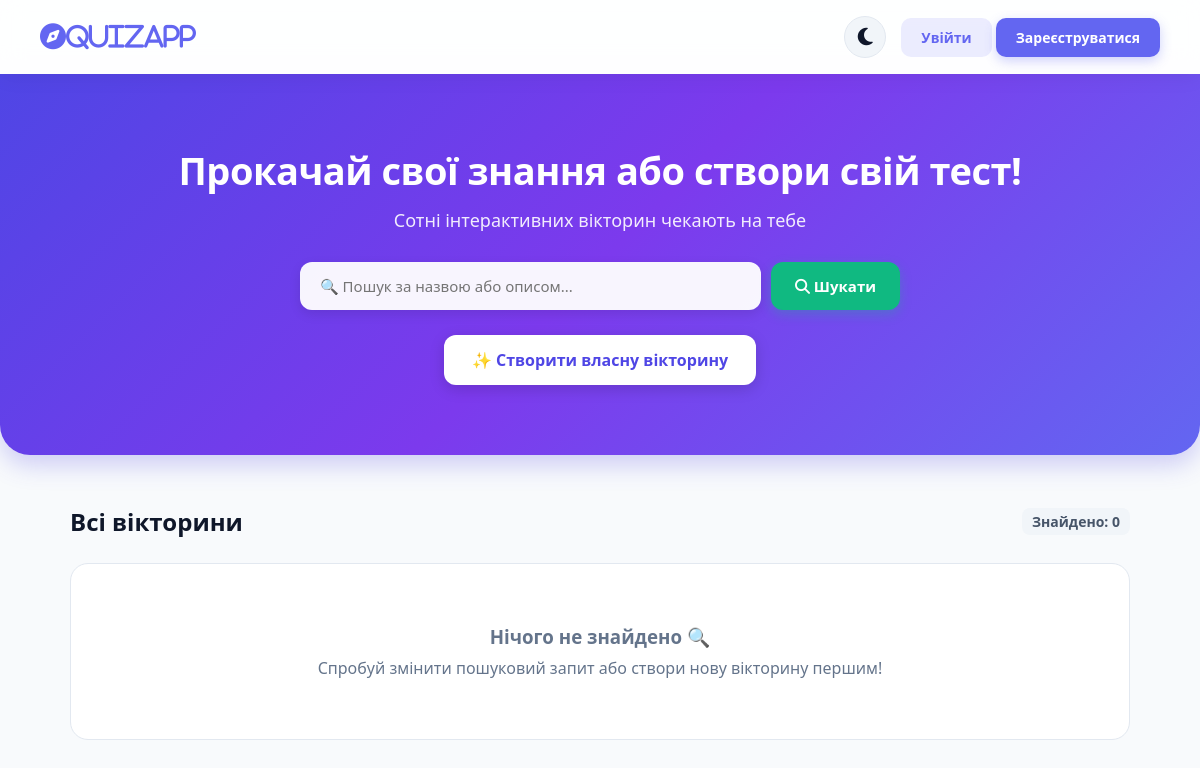
Before: / with the older database file.
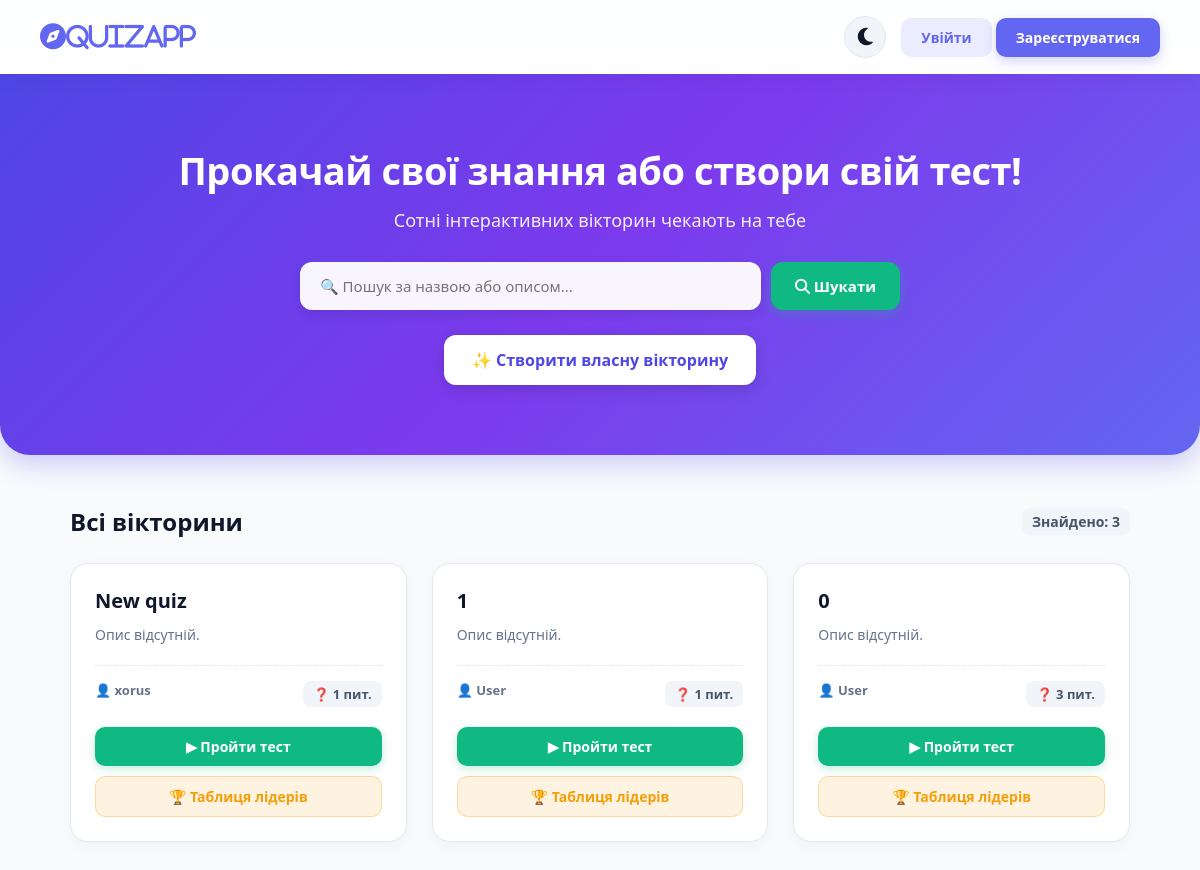
After: the same page with the newer database file.
### quiz/models.py (models this page shows, shortened)
class Quiz(models.Model):
    title = models.CharField(max_length=200, verbose_name="Назва вікторини")
    description = models.TextField(blank=True, verbose_name="Опис")
    author = models.ForeignKey(User, on_delete=models.CASCADE, verbose_name="Автор")
    created_at = models.DateTimeField(auto_now_add=True)

### quiz/views.py (the view)
# urls.py: path('', views.index, name='index'),  # Головна сторінка
def index(request):
    query = request.GET.get('q', '')  # Отримуємо пошуковий запит
    if query:
        quizzes = Quiz.objects.filter(
            Q(title__icontains=query) | Q(description__icontains=query)
        )
    else:
        quizzes = Quiz.objects.all().order_by('-id')
    return render(request, 'quiz/index.html', {
        'quizzes': quizzes,
        'query': query
    })

### quiz/templates/quiz/index.html (shortened to what this page needs)
<!DOCTYPE html>
<html lang="uk">
<head>
    <link rel="stylesheet" href="https://cdnjs.cloudflare.com/ajax/libs/font-awesome/6.5.1/css/all.min.css">
</head>
<body>
    <header>
        <a href="{% url 'index' %}" class="logo"><i class="fa-solid fa-compass">QuizApp</i></a>
        <div class="header-controls">
            <button id="themeToggle" class="theme-toggle-btn" title="Змінити тему"><i class="fa-solid fa-moon"></i></button>
            <div class="auth-buttons">
                {% if user.is_authenticated %}
                    <span style="margin-right: 10px; font-weight: 600;"><i class="fa-solid fa-circle-user"></i> {{ user.username }}</span>
                    <a href="{% url 'logout' %}" class="btn-login">Вийти</a>
                {% else %}
                    <a href="{% url 'login' %}" class="btn-login">Увійти</a>
                    <a href="{% url 'register' %}" class="btn-register">Зареєструватися</a>
                {% endif %}
            </div>
        </div>
    </header>
    <section class="hero-section">
        <h1>Прокачай свої знання або створи свій тест!</h1>
        <p>Сотні інтерактивних вікторин чекають на тебе</p>
        <form method="GET" action="{% url 'index' %}" class="search-container">
            <input type="text" name="q" value="{{ query|default:'' }}" placeholder="🔍 Пошук за назвою або описом...">
            <button type="submit"><i class="fa-solid fa-magnifying-glass"></i> Шукати</button>
        </form>
        <div class="btn-create-wrapper">
            <a href="{% url 'create_quiz' %}" class="btn-create">✨ Створити власну вікторину</a>
        </div>
    </section>
    <section class="quizzes-section">
        <div class="quizzes-header">
            <h2>
                {% if query %}
                    Результати пошуку для "{{ query }}"
                {% else %}
                    Всі вікторини
                {% endif %}
            </h2>
            <span class="badge" style="font-size: 14px;">Знайдено: {{ quizzes.count }}</span>
        </div>
        {% if quizzes %}
            <div class="quiz-grid">
                {% for quiz in quizzes %}
                    <div class="quiz-card">
                        <div>
                            <div class="quiz-title">{{ quiz.title }}</div>
                            <div class="quiz-desc">{{ quiz.description|default:"Опис відсутній." }}</div>
                        </div>
                        <div class="quiz-meta">
                            <span>👤 <b>{{ quiz.author.username }}</b></span>
                            <span class="badge">❓ {{ quiz.questions.count }} пит.</span>
                        </div>
                        <div class="card-actions">
                            <a href="{% url 'take_quiz' quiz.id %}" class="btn-action btn-take">▶ Пройти тест</a>
                            <a href="{% url 'leaderboard' quiz.id %}" class="btn-action btn-leaderboard">🏆 Таблиця лідерів</a>
                        </div>
                    </div>
                {% endfor %}
            </div>
        {% else %}
            <div class="empty-state">
                <h3>Нічого не знайдено 🔍</h3>
                <p style="margin-top: 8px;">Спробуй змінити пошуковий запит або створи нову вікторину першим!</p>
            </div>
        {% endif %}
    </section>
</body>
</html>

Changed rows visible on the page:
added Quiz: title "New quiz", description "Опис відсутній.", author.username "xorus", questions.count "1"
added Quiz: title "1", description "Опис відсутній.", author.username "User", questions.count "1"
added Quiz: title "0", description "Опис відсутній.", author.username "User", questions.count "3"
Other visible differences:
{{ quizzes.count }}: "0" → "3"
text no longer shown: "Нічого не знайдено 🔍 Спробуй змінити пошуковий запит або створи нову вікторину першим!"
